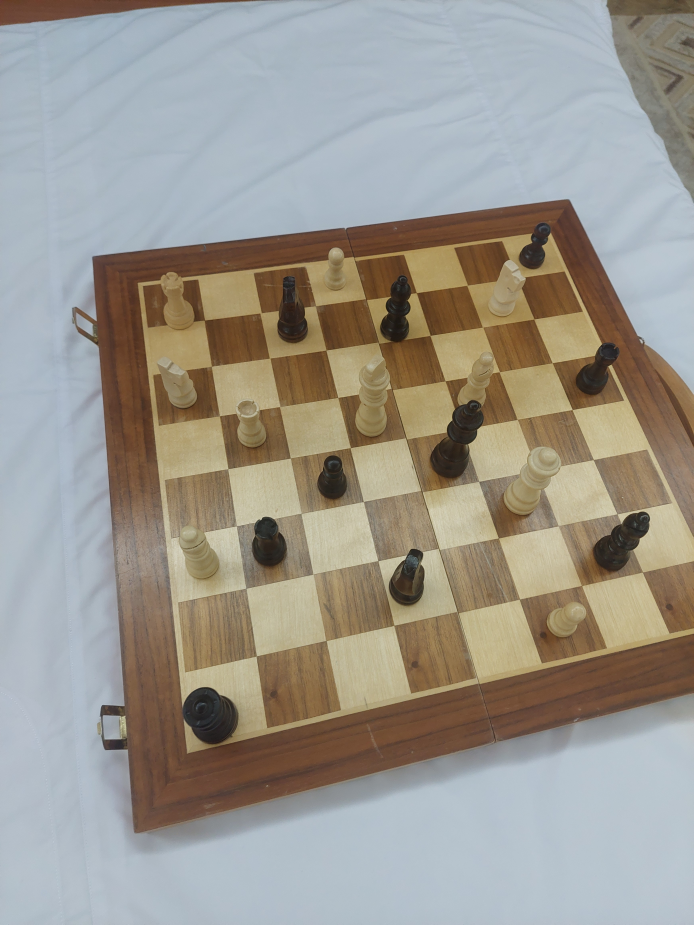
#> input picture chess_moves_detection/data/1.jpg, 3468 x 4624 px (shown at 1/5 size); its folder holds only this picture in this run
$ python detection_v2.py data/1.jpg
#> lines starting #> are read from the running program, lines starting #| are printed output that depends on the picture; after the words box and inside, x2 and y2 are one past the last pixel; in counts of white or black regions, pixels touching at a corner belong together
# chess_mobile_fast.py
import cv2, numpy as np, time, json, os, glob
from typing import Tuple, List, Optional

# [11 lines of commented-out code are left out]
WARP_SIZE = 512          # small and fast
INSET_FRAC = 0.08        # crop inside each cell to avoid grid lines
MAX_RESIZE = 640         # downscale longest side before detection
CANNY = (60, 180)
TILE_PX = 96             # model input size, set to your model
CLASS_NAMES = [
    "empty", "wp","wn","wb","wr","wq","wk","bp","bn","bb","br","bq","bk"
]
# Map index->symbol for FEN
IDX_TO_FEN = {
    0:"", 1:"P",2:"N",3:"B",4:"R",5:"Q",6:"K", 7:"p",8:"n",9:"b",10:"r",11:"q",12:"k"
}

# ---- Geometry ----
def _order_quad(pts: np.ndarray) -> np.ndarray:
    pts = pts.reshape(4, 2).astype(np.float32)
    s = pts.sum(axis=1)
    d = np.diff(pts, axis=1).reshape(4)
    tl = pts[np.argmin(s)]
    br = pts[np.argmax(s)]
    tr = pts[np.argmin(d)]
    bl = pts[np.argmax(d)]
    return np.array([tl, tr, br, bl], dtype=np.float32)

def _four_point_warp(bgr: np.ndarray, quad: np.ndarray, size: int = WARP_SIZE) -> Tuple[np.ndarray, np.ndarray]:
    src = _order_quad(quad)
    dst = np.array([[0,0],[size-1,0],[size-1,size-1],[0,size-1]], dtype=np.float32)
    H = cv2.getPerspectiveTransform(src, dst)
    warped = cv2.warpPerspective(bgr, H, (size, size), flags=cv2.INTER_LINEAR)
    return warped, H

# ---- Detection: largest 4-point contour ----
def find_board_quad_fast(bgr: np.ndarray, max_side: int = MAX_RESIZE, debug: bool = False) -> Tuple[Optional[np.ndarray], float, Optional[dict]]:
    """
    Find chess board quad in image.
    Returns: (quad, scale, debug_info)
    debug_info contains: edges, contours, best_contour, bgr_scaled (if debug=True)
    """
    H0, W0 = bgr.shape[:2]
    scale = 1.0
    if max(H0, W0) > max_side:
        scale = max_side / float(max(H0, W0))
        bgr_s = cv2.resize(bgr, (int(W0*scale), int(H0*scale)), interpolation=cv2.INTER_AREA)
    else:
        bgr_s = bgr

    gray = cv2.cvtColor(bgr_s, cv2.COLOR_BGR2GRAY)
    gray = cv2.GaussianBlur(gray, (3,3), 0)
    edges = cv2.Canny(gray, CANNY[0], CANNY[1], L2gradient=True)
    edges = cv2.dilate(edges, np.ones((3,3), np.uint8), iterations=1)

    cnts, _ = cv2.findContours(edges, cv2.RETR_EXTERNAL, cv2.CHAIN_APPROX_SIMPLE)
    if not cnts:
        debug_info = {"edges": edges, "contours": [], "best_contour": None, "bgr_scaled": bgr_s} if debug else None
        return None, scale, debug_info

    # Pick the biggest near-square convex quad
    best, best_score = None, -1
    for c in cnts:
        area = cv2.contourArea(c)
        if area < 0.02 * edges.size:  # skip tiny
            continue
        peri = cv2.arcLength(c, True)
        approx = cv2.approxPolyDP(c, 0.02 * peri, True)
        if len(approx) != 4 or not cv2.isContourConvex(approx):
            continue
        # squareness score: opposite sides similar and rectangle-ish
        q = approx.reshape(4,2).astype(np.float32)
        q = _order_quad(q)
        s0 = np.linalg.norm(q[1]-q[0])  # top
        s1 = np.linalg.norm(q[2]-q[1])  # right
        s2 = np.linalg.norm(q[2]-q[3])  # bottom
        s3 = np.linalg.norm(q[3]-q[0])  # left
        opp_diff = abs(s0 - s2) + abs(s1 - s3)
        aspect = max(s0, s2) / max(1e-6, max(s1, s3))
        aspect_pen = abs(np.log(aspect))  # 0 if square
        score = area - 1000*opp_diff - 5000*aspect_pen
        if score > best_score:
            best, best_score = approx, score

    if best is None:
        debug_info = {"edges": edges, "contours": cnts, "best_contour": None, "bgr_scaled": bgr_s} if debug else None
        return None, scale, debug_info

    # rescale to original coordinates
    quad = best.reshape(4,2) / scale
    best_contour_scaled = (best / scale).astype(np.float32) if debug else None
    debug_info = {"edges": edges, "contours": cnts, "best_contour": best_contour_scaled, "bgr_scaled": bgr_s, "scale": scale} if debug else None
    return quad.astype(np.float32), scale, debug_info

# ---- Orientation: choose rotation with strongest checker contrast ----
def orient_warp_checker(warped: np.ndarray) -> np.ndarray:
    gray = cv2.cvtColor(warped, cv2.COLOR_BGR2GRAY)
    S = warped.shape[0] // 8
    def score(img):
        g = cv2.cvtColor(img, cv2.COLOR_BGR2GRAY)
        means = np.zeros((8,8), np.float32)
        for r in range(8):
            for c in range(8):
                y0, y1 = r*S, (r+1)*S
                x0, x1 = c*S, (c+1)*S
                means[r,c] = np.mean(g[y0:y1, x0:x1])
        # try both parities; pick larger light-dark gap
        mask0 = (np.add.outer(np.arange(8), np.arange(8)) & 1) == 0
        m0 = means[mask0].mean() - means[~mask0].mean()
        m1 = means[~mask0].mean() - means[mask0].mean()
        return max(abs(m0), abs(m1))
    best_k, best_val = 0, -1
    img = warped
    for k in range(4):
        val = score(img)
        if val > best_val:
            best_k, best_val = k, val
        img = np.rot90(img)  # rotates counterclockwise
    return np.ascontiguousarray(np.rot90(warped, k=best_k))

# ---- Split into tiles ----
def split_tiles(warped: np.ndarray, tile_px: int = TILE_PX, inset_frac: float = INSET_FRAC) -> List[np.ndarray]:
    H = warped.shape[0]
    S = H // 8
    inset = int(round(S * inset_frac))
    tiles = []
    for r in range(8):
        for c in range(8):
            y0 = r*S + inset; y1 = (r+1)*S - inset
            x0 = c*S + inset; x1 = (c+1)*S - inset
            crop = warped[y0:y1, x0:x1]
            if tile_px:
                crop = cv2.resize(crop, (tile_px, tile_px), interpolation=cv2.INTER_AREA)
            tiles.append(crop)
    return tiles  # length 64, row-major, a8..h1 after orientation

# ---- TFLite inference (13 classes) ----
class PieceClassifier:
    # [49 lines left out: functions __init__, _prep, predict_batch, to_fen, not called in this run]

def boards_equal(a: np.ndarray, b: np.ndarray) -> bool:
    return a.shape == b.shape and np.array_equal(a, b)

# ---- Main per-image entry ----
# [48 lines left out: functions detect_classify, process_and_maybe_send, not called in this run]


# ---- Main function to process images from data folder ----
def main(debug: bool = False):
    """
    Read images from data folder, crop to chess board, split into 64 squares, and save to output folder.

    Args:
        debug: If True, save intermediate debug images (edges, contours, corners overlay, etc.)
    """
#> called with debug = False
    data_folder = "data"
    output_folder = "output"

    # Create output folder if it doesn't exist
    os.makedirs(output_folder, exist_ok=True)

    # Find all image files in data folder
    image_extensions = ['*.jpg', '*.jpeg', '*.png', '*.bmp', '*.tiff', '*.tif']
    image_files = []
    for ext in image_extensions:
        image_files.extend(glob.glob(os.path.join(data_folder, ext)))
        image_files.extend(glob.glob(os.path.join(data_folder, ext.upper())))

    if not image_files:
        print(f"No image files found in {data_folder} folder")
        return

    print(f"Found {len(image_files)} image(s) to process")
    if debug:
        print("Debug mode: Intermediate images will be saved")

    for img_path in image_files:
        print(f"\nProcessing: {img_path}")

        # Read image
        image_bgr = cv2.imread(img_path)
#> image_bgr is the input picture: shape (4624, 3468, 3); mean B, G, R 142.4, 151.5, 156
        if image_bgr is None:
            print(f"  Failed to read image: {img_path}")
            continue

        # Get base filename without extension
        base_name = os.path.splitext(os.path.basename(img_path))[0]
        debug_folder = os.path.join(output_folder, f"{base_name}_debug") if debug else None

        if debug:
            os.makedirs(debug_folder, exist_ok=True)
            # Save original image
            cv2.imwrite(os.path.join(debug_folder, "00_original.jpg"), image_bgr)

        # Find chess board
        quad, scale, debug_info = find_board_quad_fast(image_bgr, max_side=MAX_RESIZE, debug=debug)
#> in find_board_quad_fast, `edges = cv2.Canny(gray, CANNY[0], CANNY[1], L2gradient=True)`: edges: shape (640, 480); 3% white in thin lines or dots
#> in find_board_quad_fast, `edges = cv2.dilate(edges, np.ones((3,3), np.uint8), iterations=1)`:
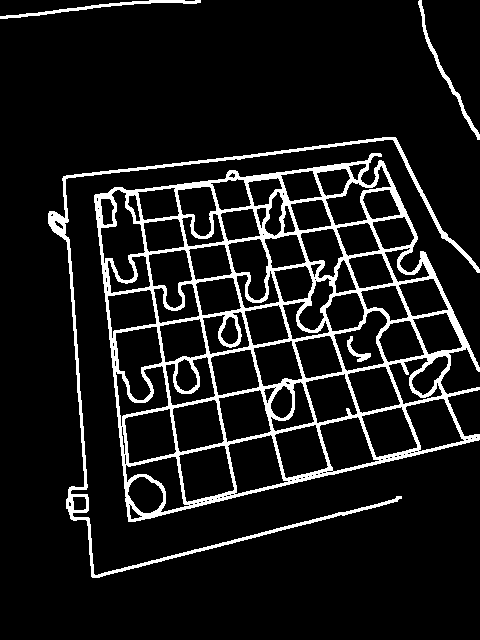
#> edges: shape (640, 480); 9.9% white; 5 white regions
#> in find_board_quad_fast, `cnts, _ = cv2.findContours(edges, cv2.RETR_EXTERNAL, cv2.CHAIN_APPROX_..`: cnts = 4 contours; box (x1, y1, x2, y2) and area: (94, 153, 480, 522) 101514, (48, 137, 480, 578) 3630, (418, 0, 480, 140) 439, (0, 0, 201, 19) 436
#> the loop in find_board_quad_fast, `for c in cnts:` made 4 passes
#> (area, peri, q, s in _order_quad, d in _order_quad, s0, s1, s2) on pass 1: (101514.5, 1689, [[94, 195], [380, 153], [479, 439], [128, 521]], [533, 289, 649, 918], [-227, 101, 393, -40], 289.1, 302.6, 360.5)
#> area on passes 2 to 4: 3630.5, 439, 436
#> after the loop in find_board_quad_fast, `for c in cnts:`: best_score = 4537.4
#> in find_board_quad_fast, `quad = best.reshape(4,2) / scale`: quad = [[2745.5, 1105.4], [679.1, 1408.9], [924.8, 3764.2], [3460.8, 3171.8]]
#> quad = [[2745.5, 1105.4], [679.2, 1408.9], [924.8, 3764.2], [3460.8, 3171.8]]; scale = 0.138
        if quad is None:
            print(f"  Could not detect chess board in: {img_path}")
            if debug and debug_info:
                # Save edges even if no board found
                edges_colored = cv2.cvtColor(debug_info["edges"], cv2.COLOR_GRAY2BGR)
                cv2.imwrite(os.path.join(debug_folder, "01_edges.jpg"), edges_colored)
                # Save contours overlay
                contours_img = debug_info["bgr_scaled"].copy()
                cv2.drawContours(contours_img, debug_info["contours"], -1, (0, 255, 0), 2)
                cv2.imwrite(os.path.join(debug_folder, "02_all_contours.jpg"), contours_img)
            continue

        # Save debug images
        if debug and debug_info:
            # Save edges
            edges_colored = cv2.cvtColor(debug_info["edges"], cv2.COLOR_GRAY2BGR)
            cv2.imwrite(os.path.join(debug_folder, "01_edges.jpg"), edges_colored)

            # Save all contours overlay
            contours_img = debug_info["bgr_scaled"].copy()
            cv2.drawContours(contours_img, debug_info["contours"], -1, (0, 255, 0), 2)
            cv2.imwrite(os.path.join(debug_folder, "02_all_contours.jpg"), contours_img)

            # Save best contour overlay
            if debug_info["best_contour"] is not None:
                best_contour_img = image_bgr.copy()
                best_contour_int = debug_info["best_contour"].astype(np.int32)
                cv2.drawContours(best_contour_img, [best_contour_int], -1, (0, 255, 0), 3)
                cv2.imwrite(os.path.join(debug_folder, "03_best_contour.jpg"), best_contour_img)

            # Save corners overlay on original image
            corners_img = image_bgr.copy()
            quad_int = quad.astype(np.int32)
            # Draw quad lines
            cv2.line(corners_img, tuple(quad_int[0]), tuple(quad_int[1]), (0, 255, 0), 3)
            cv2.line(corners_img, tuple(quad_int[1]), tuple(quad_int[2]), (0, 255, 0), 3)
            cv2.line(corners_img, tuple(quad_int[2]), tuple(quad_int[3]), (0, 255, 0), 3)
            cv2.line(corners_img, tuple(quad_int[3]), tuple(quad_int[0]), (0, 255, 0), 3)
            # Draw corners
            for i, corner in enumerate(quad_int):
                cv2.circle(corners_img, tuple(corner), 10, (0, 0, 255), -1)
                cv2.putText(corners_img, str(i), tuple(corner + 15),
                           cv2.FONT_HERSHEY_SIMPLEX, 0.7, (255, 255, 255), 2)
            cv2.imwrite(os.path.join(debug_folder, "04_corners_overlay.jpg"), corners_img)

        # Warp/crop to chess board
        warped, H = _four_point_warp(image_bgr, quad, size=WARP_SIZE)
#> in _four_point_warp, `src = _order_quad(quad)`: src = [[679.2, 1408.9], [2745.5, 1105.4], [3460.8, 3171.8], [924.8, 3764.2]]
#> in _four_point_warp, `dst = np.array([[0,0],[size-1,0],[size-1,size-1],[0,size-1]], dtype=np..`: dst = [[0, 0], [511, 0], [511, 511], [0, 511]]
#> in _four_point_warp, `H = cv2.getPerspectiveTransform(src, dst)`: H = [[0.264, -0.0276, -140.6], [0.0464, 0.316, -476.9], [-2.26e-05, 0.000133, 1]]
#> in _four_point_warp, `warped = cv2.warpPerspective(bgr, H, (size, size), flags=cv2.INTER_LIN..`:
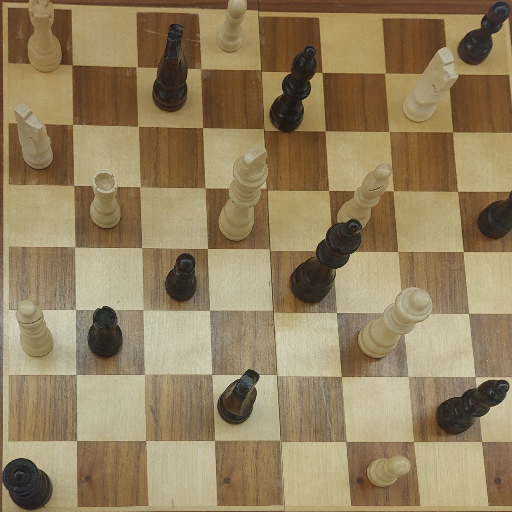
#> warped: shape (512, 512, 3); mean B, G, R 94.7, 128.3, 147.6

        if debug:
            # Save warped board before orientation
            cv2.imwrite(os.path.join(debug_folder, "05_warped_before_orientation.jpg"), warped)

        warped = orient_warp_checker(warped)
#> in orient_warp_checker, `gray = cv2.cvtColor(warped, cv2.COLOR_BGR2GRAY)`:
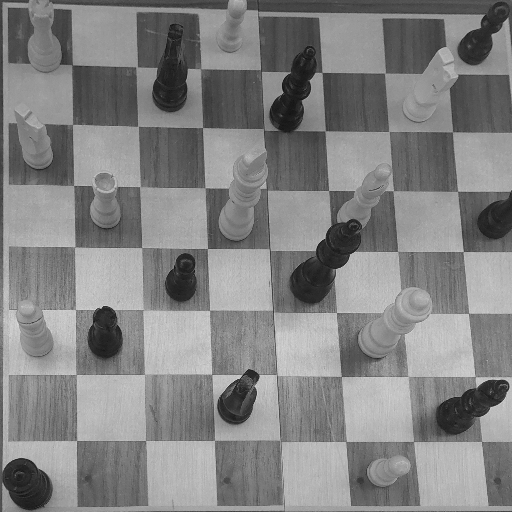
#> gray: shape (512, 512); min 15, max 217, mean 130.3
#> the loop in orient_warp_checker, `for k in range(4):` made 4 passes
#> (best_k, best_val) on pass 1: (0, 24.09)
#> pass 1, in orient_warp_checker, `img = np.rot90(img)`:
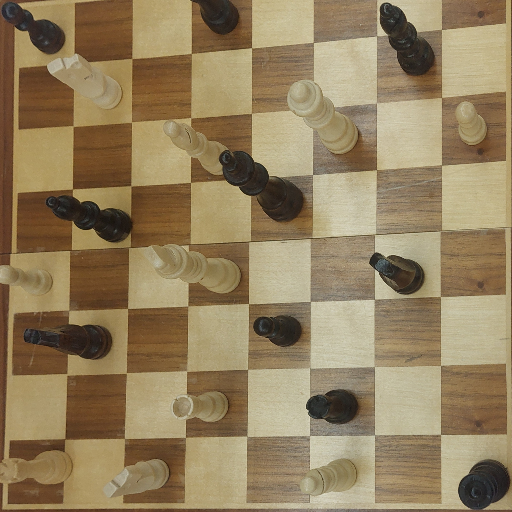
#> img: shape (512, 512, 3); mean B, G, R 94.7, 128.3, 147.6
#> pass 3, in score (call 3), `g = cv2.cvtColor(img, cv2.COLOR_BGR2GRAY)`:
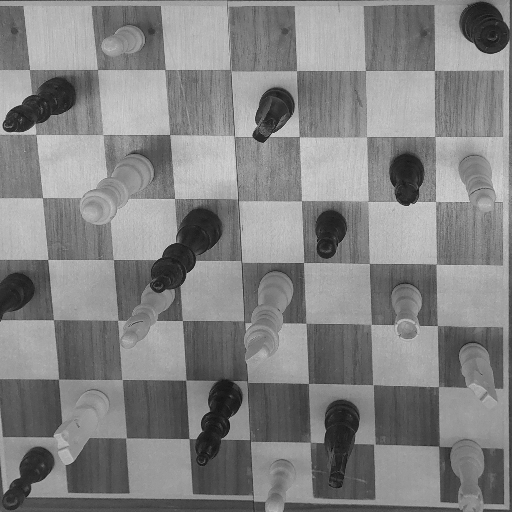
#> g: shape (512, 512); min 15, max 217, mean 130.3
#> after the loop in orient_warp_checker, `for k in range(4):`: best_k = 0; best_val = 24.09

        if debug:
            # Save warped board after orientation
            cv2.imwrite(os.path.join(debug_folder, "06_warped_after_orientation.jpg"), warped)

        # Split into 64 tiles
        tiles = split_tiles(warped, tile_px=TILE_PX, inset_frac=INSET_FRAC)
#> after the loop in split_tiles, `for r in range(8):`: tiles = 64 items
#> tiles = 64 items

        # Save warped board
        warped_path = os.path.join(output_folder, f"{base_name}_board.jpg")
        cv2.imwrite(warped_path, warped)
        print(f"  Saved warped board: {warped_path}")

        # Save all 64 tiles
        tiles_folder = os.path.join(output_folder, f"{base_name}_tiles")
        os.makedirs(tiles_folder, exist_ok=True)

        # Chess board notation: rows are 8-1, columns are a-h
        rows = ['8', '7', '6', '5', '4', '3', '2', '1']
        cols = ['a', 'b', 'c', 'd', 'e', 'f', 'g', 'h']

        for idx, tile in enumerate(tiles):
            row = idx // 8
            col = idx % 8
            square_name = f"{cols[col]}{rows[row]}"
            tile_path = os.path.join(tiles_folder, f"{square_name}.jpg")
            cv2.imwrite(tile_path, tile)
#> this loop made 64 passes
#> (row, col, square_name) on passes 1 to 12: (0, 0, 'a8'), (0, 1, 'b8'), (0, 2, 'c8'), (0, 3, 'd8'), (0, 4, 'e8'), (0, 5, 'f8'), (0, 6, 'g8'), (0, 7, 'h8'), (1, 0, 'a7'), (1, 1, 'b7'), (1, 2, 'c7'), (1, 3, 'd7')
#> pass 1, in main, `cv2.imwrite(tile_path, tile)`:
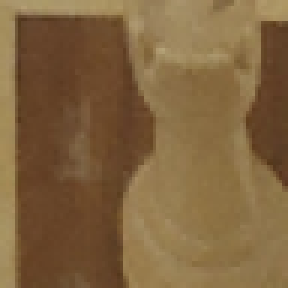
#> saved as a8.jpg: shape (96, 96, 3) (shown 3 times larger); mean B, G, R 63.2, 99.8, 128.5
#> pass 2, in main, `cv2.imwrite(tile_path, tile)`:
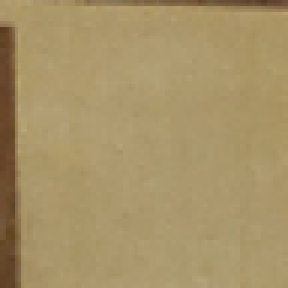
#> saved as b8.jpg: shape (96, 96, 3) (shown 3 times larger); mean B, G, R 103.2, 147, 167

        print(f"  Saved 64 tiles to: {tiles_folder}")
#|   Saved 64 tiles to: output/1_tiles
        if debug:
            print(f"  Saved debug images to: {debug_folder}")

    print(f"\nProcessing complete! Output saved to {output_folder} folder")


if __name__ == "__main__":
    import sys
    # Check if debug mode is enabled via command line argument
    debug_mode = "--debug" in sys.argv or "-d" in sys.argv
    main(debug=debug_mode)
